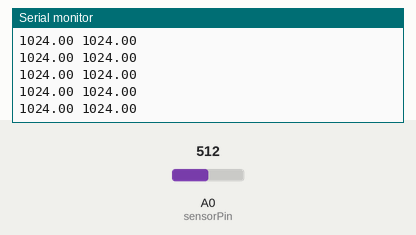
The sketch below on a simulated Arduino MKR. On the bench: the last lines printed to the serial monitor. Inputs (shaded band) come from the test bench; at power-on: A0 (sensorPin) = 512.

Above: at 1.2 s.
1.3 s: A0 (sensorPin) set to 716
At 1.8 s:
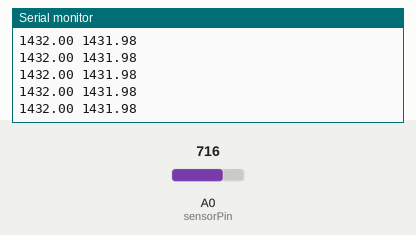
2.8 s: A0 (sensorPin) set to 900
At 3.8 s:
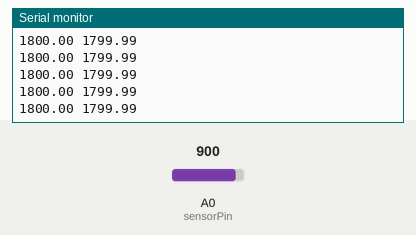
Timing chart, 0 to 5.8 s (numbered marks = the images above; inputs shaded):
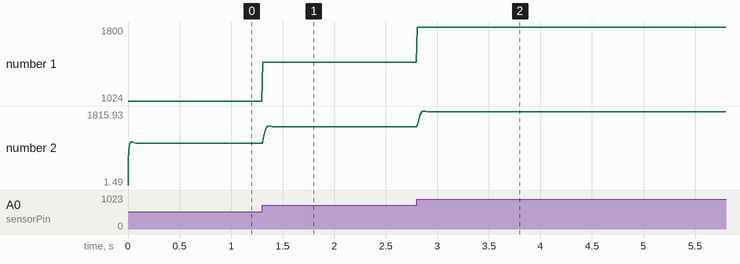

Measured:
- after the input at 1.3 s, the serial monitor: prints a new line at once (image 1)
- after the input at 2.8 s, the serial monitor: prints a new line at once (image 2)
- plotted number 1: 1024 → 1432 after the input at 1.3 s, 1432 → 1800 after the input at 2.8 s
- plotted number 2: 1024 → 1431.98 after the input at 1.3 s, 1431.98 → 1799.99 after the input at 2.8 s

The sketch:

adc_lowpass_butter.ino
```cpp
#include <WiFiNINA.h>
//Could use audacity to generate an audio signal
//Could use sig-gen
int sensorPin = A0;

//we need at least 3 samples in time to exist to compute filtered data
float x[] = {0,0,0};
float y[] = {0,0,0};
int k = 0;

void setup() {
  Serial.begin(9600);
  //wait for serial port to open before code works
  while (!Serial);

}

void loop() {
  // Wait for samples to be read
  x[0] = analogRead(sensorPin);
  //Filtering - second order Butterworth
  //5kHz filter, based on 20kHz sampling freq
  /*float b[] = {0.2261537, 0.4523075, 0.2261537};
  float a[] = {0.28094575, -0.18556054};*/
  //1kHz filter, based on 20kHz sampling freq
  /*float b[] = {0.01978958, 0.03957917, 0.01978958};
  float a[] = {1.56450399, -0.64366232};*/
  //500Hz filter, based on 20kHz sampling freq
  /*float b[] = {0.00552119, 0.01104239, 0.00552119};
  float a[] = {1.77908235, -0.80116713};*/
  //250Hz filter, based on 20kHz sampling freq
  float b[] = {0.00145886, 0.00291771, 0.00145886};
  float a[] = {1.88908996, -0.89492539};
  y[0] = a[0]*y[1] + a[1]*y[2] +
               b[0]*x[0] + b[1]*x[1] + b[2]*x[2];

  if(k % 10 == 0) //send fewer samples as to not mess with sampling frequency
  {
    //Print out samples
    Serial.print(2*x[0]);
    Serial.print(" ");
    Serial.println(2*y[0]);
  }
  k = k+1;

  // Make sample rate of main loop something usable for hifi filtering - 20kHz
  delayMicroseconds(50);

  for(int i = 1; i >= 0; i--){
    x[i+1] = x[i]; // store xi
    y[i+1] = y[i]; // store yi
  }
}
```
